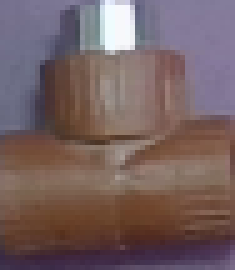
#> input picture data/dataset/te_1_2/te_1_2_1789483604224_1.png, 47 x 54 px (shown 5 times larger)
$ python -i background_subtractor.py   (imports and definitions only)
#> lines starting #> are read from the running program, lines starting #| are printed output that depends on the picture
"""
Background Subtractor insensible a sombras y variaciones de luz ambiente (Espacio HSV).
"""

import cv2
import numpy as np


class BackgroundSubtractor:
    def __init__(self, threshold: int = 30, blur_ksize: int = 7, sat_weight: float = 0.85, val_weight: float = 0.15):
        self.threshold = threshold
        self.blur_ksize = blur_ksize
        self.sat_weight = sat_weight
        self.val_weight = val_weight
        self.background_hsv = None

    def _preprocess(self, frame_bgr: np.ndarray) -> np.ndarray:
        # Blur gaussiano más amplio para dispersar reflejos brillantes
        blurred = cv2.GaussianBlur(frame_bgr, (self.blur_ksize, self.blur_ksize), 0)
        return cv2.cvtColor(blurred, cv2.COLOR_BGR2HSV)

    def set_background(self, frame_bgr: np.ndarray) -> None:
        self.background_hsv = self._preprocess(frame_bgr)

    def has_background(self) -> bool:
        return self.background_hsv is not None

    def compute_mask(self, frame_bgr: np.ndarray) -> np.ndarray:
        if self.background_hsv is None:
            raise RuntimeError("Background no capturado. Llamá a set_background() primero.")

        current_hsv = self._preprocess(frame_bgr)

        if self.background_hsv.shape != current_hsv.shape:
            self.set_background(frame_bgr)
            current_hsv = self._preprocess(frame_bgr)

        # Diferencia de Saturación (S) y Valor/Brillo (V) descartando cambios puros de tono/sombra
        diff_hsv = cv2.absdiff(self.background_hsv, current_hsv)
        diff_sat = diff_hsv[:, :, 1]
        diff_val = diff_hsv[:, :, 2]

        # Saturación pesa más: es más robusta a sombras/brillo que Valor.
        # Ajustables en vivo vía sat_weight/val_weight (ej. trackbar).
        combined_diff = cv2.addWeighted(diff_sat, self.sat_weight, diff_val, self.val_weight, 0)

        _, mask = cv2.threshold(combined_diff, self.threshold, 255, cv2.THRESH_BINARY)
        return mask

>>> import cv2
>>> picture = cv2.imread('../../data/dataset/te_1_2/te_1_2_1789483604224_1.png', cv2.IMREAD_GRAYSCALE)
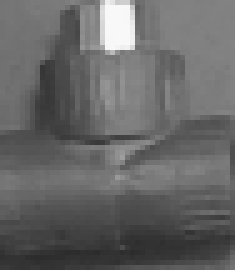
#> picture: shape (54, 47) (shown 5 times larger); min 43, max 248, mean 102.1
>>> result = BackgroundSubtractor().compute_mask(picture)
#> (the run stopped early here; a loop or call above may not have finished)

$ run again, on data/dataset/te_1_2/te_1_2_1789483624789_2.png
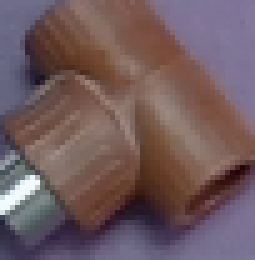
#> input picture data/dataset/te_1_2/te_1_2_1789483624789_2.png, 51 x 52 px (shown 5 times larger)
#> `picture = cv2.imread('../../data/dataset/te_1_2/te_1_2_1789483604224_1..`:
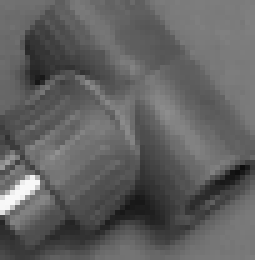
#> picture: shape (52, 51) (shown 5 times larger); min 13, max 248, mean 96.8

$ run again, on data/dataset/te_1_2/te_1_2_1789483631765_2.png
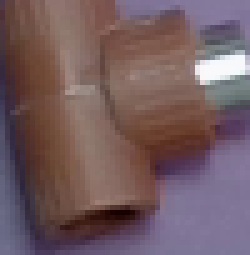
#> input picture data/dataset/te_1_2/te_1_2_1789483631765_2.png, 50 x 51 px (shown 5 times larger)
#> `picture = cv2.imread('../../data/dataset/te_1_2/te_1_2_1789483604224_1..`:
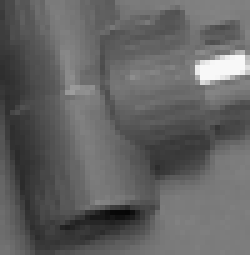
#> picture: shape (51, 50) (shown 5 times larger); min 6, max 248, mean 99
